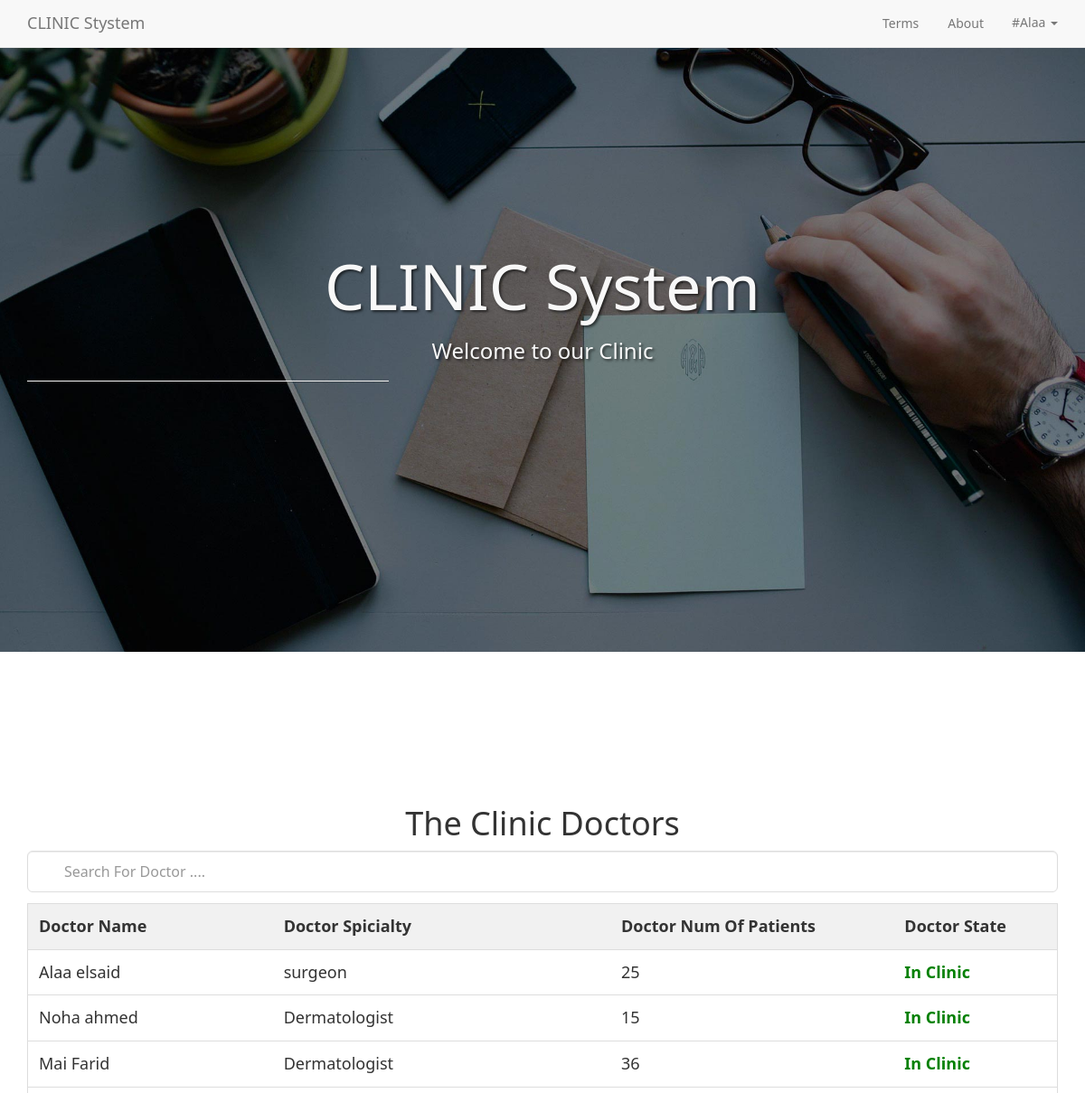
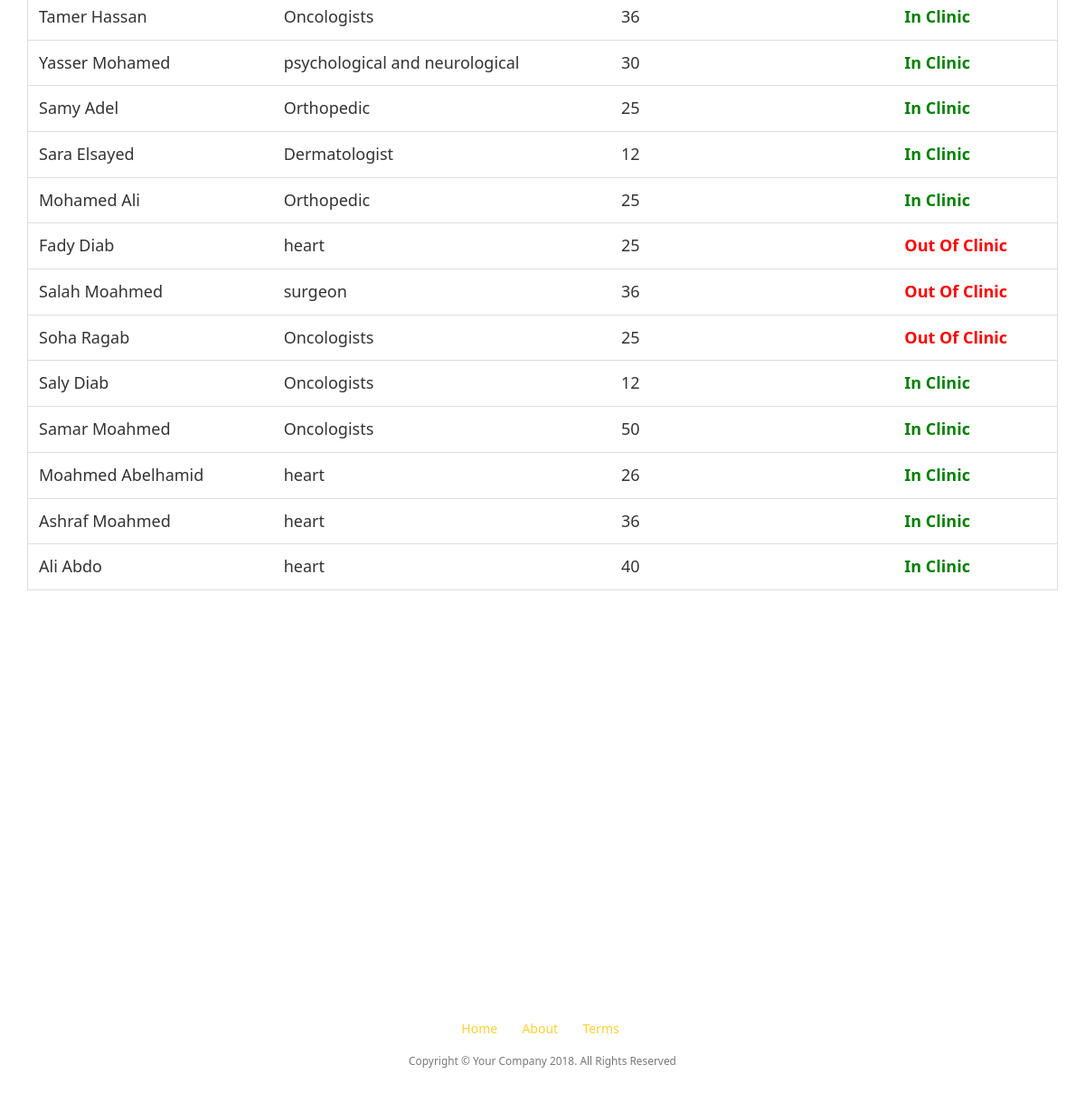
The page / (signed in) on the database its author committed (2 pictures, top to bottom).
### tables this page shows
CREATE TABLE `doctors` (
  `id` int(10) NOT NULL,
  `dr_name` varchar(30) NOT NULL,
  `dr_specialty` varchar(30) NOT NULL,
  `dr_patient_num` int(10) NOT NULL,
  `state` tinyint(1) NOT NULL
);

### php/doctors.php (called while the page is built, shortened)
<?php
	$obj = new Database('./models/info.php');
	$conn = $obj->Connect();
	$sql = mysqli_query($conn, "SELECT * FROM `doctors`");
?>

### index.php (the view, shortened to what this page needs)
<!DOCTYPE html>
<html lang="en">
<head>
    <?php include 'inc/links.php'; ?>
</head>
<body>
    <?php include 'inc/head.php'; ?>
	<?php include 'inc/header.php';?>
	<section>
		<h1 class="text-center">The Clinic Doctors</h1>
		<div class="container">
			<div class="row">
				<div class="col-md-12">
					<input type="text" id="myInput" onkeyup="myFunction()" class="input-lg form-control" placeholder="Search For Doctor ....">
					<?php include 'php/doctors.php'; ?>
					<table id="myTable">
						<tr class="header">
                            <th>Doctor Name</th>
                            <th>Doctor Spicialty</th>
                            <th>Doctor Num Of Patients</th>
                            <th>Doctor State</th>
                        </tr>
                    	<?php while($row = mysqli_fetch_array($sql, MYSQLI_ASSOC)){ ?>
                    	<tr>
                    		<td><?php echo ucfirst($row['dr_name']); ?></td>
                    		<td><?php echo $row['dr_specialty']; ?></td>
                    	    <td><?php echo $row['dr_patient_num']; ?></td>
                       	<?php echo  $row['state'] == 1 ? "<td style=\"color: green;font-weight: bold;\">In Clinic</td>" : "<td style=\"color: red;font-weight: bold;\">Out Of Clinic</td>"; ?>
                        </tr>
                       	<?php } ?>
                    </table>
				</div>
			</div>
		</div>
	</section>
	<section class="text-center">
	</section>
	<?php include 'inc/footer.php'; ?>
</body>
</html>

### inc/links.php (shortened to what this page needs)
<link href="/clinic/css/bootstrap.min.css" rel="stylesheet">
<link href="/clinic/css/agency.css" rel="stylesheet">
<link href="/clinic/css/landing-page.css" rel="stylesheet">
<link href="/clinic/css/font-awesome.min.css" rel="stylesheet">
<link rel="stylesheet" href="/clinic/css/hover.css">

### inc/head.php
<div class="intro-header">
    <div class="container">
        <div class="row">
            <div class="col-lg-12">
                <div class="intro-message">
                    <h1>CLINIC System</h1>
                    <h3>Welcome to our Clinic</h3>
                    <hr class="intro-divider">
                </div>
            </div>
        </div>
    </div>
</div>

### inc/header.php (shortened to what this page needs)
<?php $user = $_SESSION['username'];?>
<nav class="navbar navbar-default navbar-fixed-top topnav" role="navigation">
    <div class="container topnav">
        <div class="navbar-header">
            <a class="navbar-brand" href="/clinic/">CLINIC Stystem</a>
        </div>
        <div class="collapse navbar-collapse" id="bs-example-navbar-collapse-1">
            <ul class="nav navbar-nav navbar-right">
                <li><a class="btn btn-md" href="/clinic/Terms">Terms</a></li>
				<li><a class="btn btn-md" href="/clinic/About">About</a></li>
				<li class="dropdown">
          			<a
          				href="#"
          				class="dropdown-toggle"
          				data-toggle="dropdown"
          				role="button"
          				aria-haspopup="true"
          				aria-expanded="false">
          				<?php
          					if($user)echo "<span id=\"logo\">#".ucfirst($user)."</span>";
          				?>
          				<span class="caret"></span>
          			</a>
        		</li>
            </ul>
        </div>
    </div>
</nav>

### inc/footer.php (shortened to what this page needs)
<footer>
    <div class="container">
        <div class="row">
            <div class="col-lg-12">
                <ul class="list-inline">
                    <li><a href="/clinic/">Home</a></li>
                    <li><a href="/clinic/About">About</a></li>
                    <li> <a href="/clinic/Terms">Terms</a></li>
                </ul>
                <p class="copyright text-muted small">Copyright &copy; Your Company <?php echo date('Y'); ?>. All Rights Reserved</p>
            </div>
        </div>
    </div>
</footer>

### css/agency.css (style rules this page uses)
body { overflow-x: hidden; }
.text-muted { color: #777777; }
p { font-size: 14px; line-height: 1.75; }
a, a:hover, a:focus, a:active, a.active { outline: none; }
a { color: #fed136; }
section { padding: 100px 0; }
@media (min-width: 768px) { section { padding: 150px 0; } }
footer { padding: 25px 0; text-align: center; }
body { webkit-tap-highlight-color: #fed136; }

### css/landing-page.css (style rules this page uses)
body, html { width: 100%; height: 100%; }
* { margin: 0px; padding: 0px; }
body, h1, h2, h3, h4, h5, h6 { font-family: 'Segoe UI Light','Segoe UI'; }
.topnav { font-size: 14px; }
.intro-header { padding-top: 50px; padding-bottom: 50px; text-align: center; color: #f8f8f8; background: url(../img/intro-bg.jpg) no-repeat center center; background-size: cover; }
.intro-message { position: relative; padding-top: 20%; padding-bottom: 20%; }
.intro-message > h1 { margin: 0; text-shadow: 2px 2px 3px rgba(0,0,0,0.6); font-size: 5em; }
.intro-divider { width: 400px; border-top: 1px solid #f8f8f8; border-bottom: 1px solid rgba(0,0,0,0.2); }
.intro-message > h3 { text-shadow: 2px 2px 3px rgba(0,0,0,0.6); }
p.copyright { margin: 15px 0 0; }

### index.php (style rules this page uses)
#myInput { background-image: url('/css/searchicon.png'); background-position: 10px 12px; background-repeat: no-repeat; width: 100%; font-size: 16px; padding: 12px 20px 12px 40px; border: 1px solid #ddd; margin-bottom: 12px; }
#myTable { border-collapse: collapse; width: 100%; border: 1px solid #ddd; font-size: 18px; }
#myTable th, #myTable td { text-align: left; padding: 12px; }
#myTable tr { border-bottom: 1px solid #ddd; }
#myTable tr.header, #myTable tr:hover { background-color: #f1f1f1; }

### rows shown on the page
doctors: dr_name "Alaa elsaid", dr_specialty "surgeon", dr_patient_num "25", state "In Clinic"
doctors: dr_name "Noha ahmed", dr_specialty "Dermatologist", dr_patient_num "15", state "In Clinic"
doctors: dr_name "Mai Farid", dr_specialty "Dermatologist", dr_patient_num "36", state "In Clinic"
doctors: dr_name "Tamer Hassan", dr_specialty "Oncologists", dr_patient_num "36", state "In Clinic"
doctors: dr_name "Yasser Mohamed", dr_specialty "psychological and neurological", dr_patient_num "30", state "In Clinic"
doctors: dr_name "Samy Adel", dr_specialty "Orthopedic", dr_patient_num "25", state "In Clinic"
doctors: dr_name "Sara Elsayed", dr_specialty "Dermatologist", dr_patient_num "12", state "In Clinic"
doctors: dr_name "Mohamed Ali", dr_specialty "Orthopedic", dr_patient_num "25", state "In Clinic"
doctors: dr_name "Fady Diab", dr_specialty "heart", dr_patient_num "25", state "Out Of Clinic"
doctors: dr_name "Salah Moahmed", dr_specialty "surgeon", dr_patient_num "36", state "Out Of Clinic"
doctors: dr_name "Soha Ragab", dr_specialty "Oncologists", dr_patient_num "25", state "Out Of Clinic"
doctors: dr_name "Saly Diab", dr_specialty "Oncologists", dr_patient_num "12", state "In Clinic"
doctors: dr_name "Samar Moahmed", dr_specialty "Oncologists", dr_patient_num "50", state "In Clinic"
doctors: dr_name "Moahmed Abelhamid", dr_specialty "heart", dr_patient_num "26", state "In Clinic"
doctors: dr_name "Ashraf Moahmed", dr_specialty "heart", dr_patient_num "36", state "In Clinic"
doctors: dr_name "Ali Abdo", dr_specialty "heart", dr_patient_num "40", state "In Clinic"

### other values the page prints
$user "Alaa"
